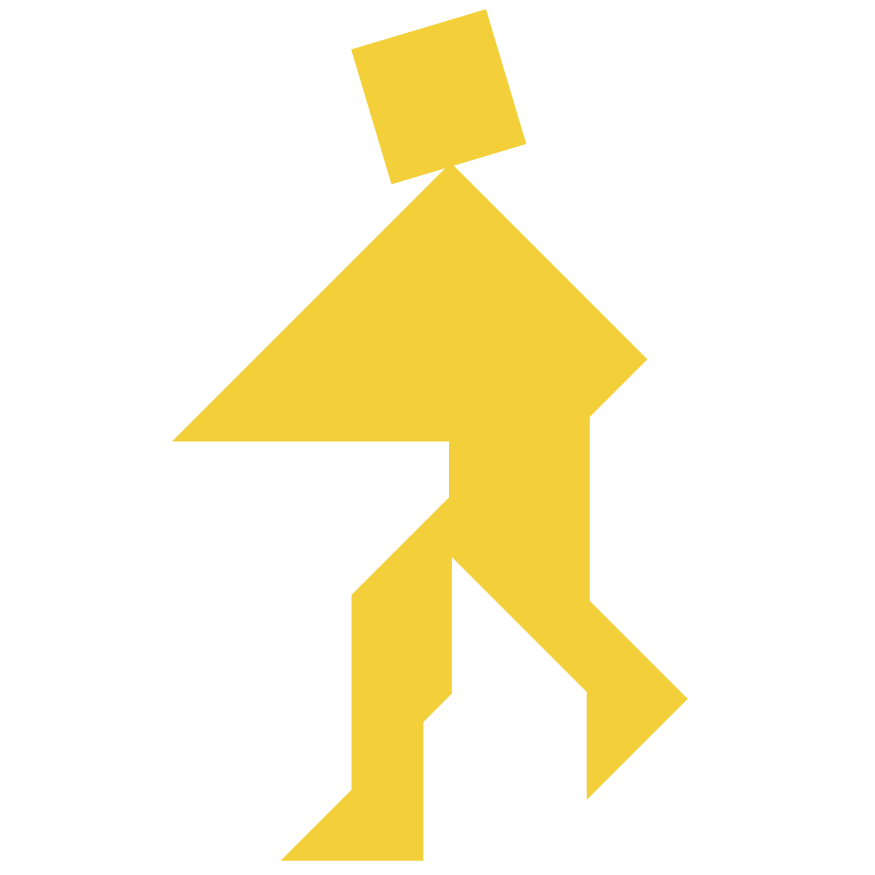
#> input picture tangram/Children.png, 1749 x 1749 px, found by its file name (shown at 1/2 size)
$ python scale_image.py
#> lines starting #> are read from the running program, lines starting #| are printed output that depends on the picture
from PIL import Image
import math
# Open an image file
with Image.open('tangram\Children.png') as img:
    # Original size
#> img is the input picture: PIL image 1749x1749 P; mean R, G, B 252.5, 245.2, 214.7
    orig_width, orig_height = img.size
#> orig_width = 1749; orig_height = 1749

    # Define the desired width or height and calculate the other dimension to maintain aspect ratio
    #scale_factor = 0.55

    # Calculate the new dimensions
    new_width = int(800)
    new_height = int(800)

    # Resize the image
    resized_img = img.resize((new_width, new_height))
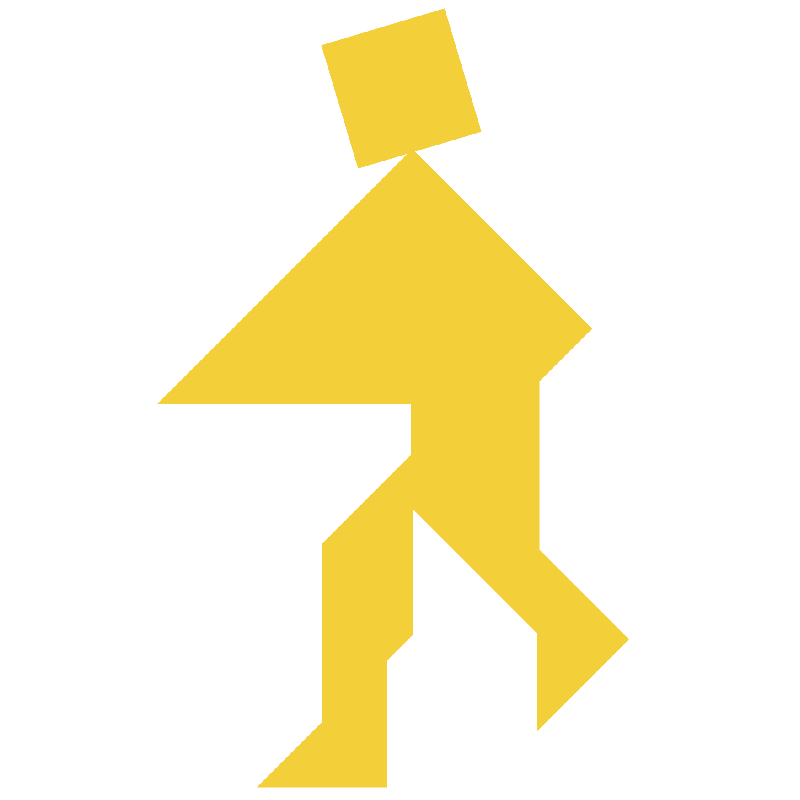
#> resized_img: PIL image 800x800 P; mean R, G, B 252.5, 245.2, 214.7

    # Save the scaled image
    resized_img.save('tangram\Children_new.png')

$ run again, with tangram/Azure_medium_triangle.png copied over tangram/Children.png
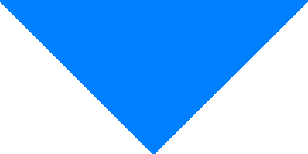
#> input picture tangram/Azure_medium_triangle.png, 308 x 154 px, found by its file name
#> img is the input picture: PIL image 308x154 RGBA; mean R, G, B, A 0, 64.8, 130.1, 130.1
#> `resized_img = img.resize((new_width, new_height))`:
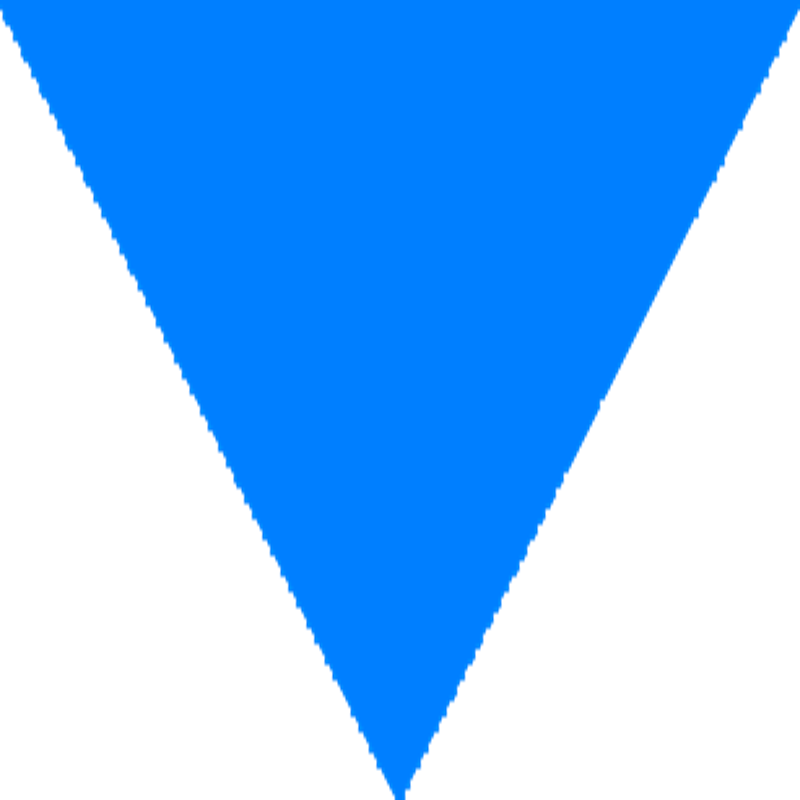
#> resized_img: PIL image 800x800 RGBA; mean R, G, B, A 0, 65.6, 131.6, 130.1; transparent parts drawn white
